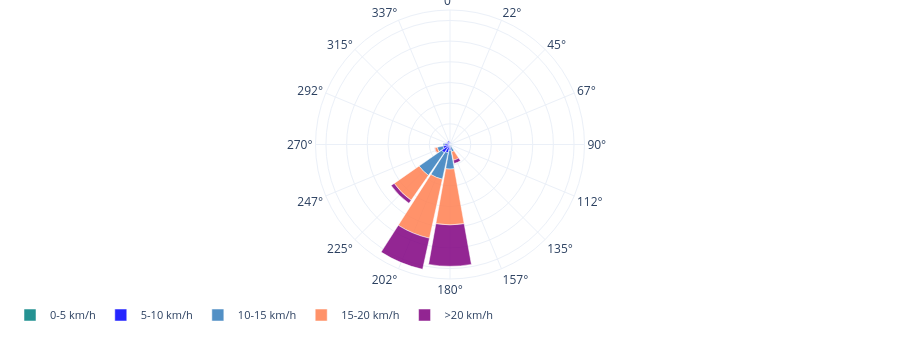

The cell this chart's notebook holds for it:
### Code cell
fig_wind_rose(data=data_meteo)

### Figure 1 — Plotly figure (JSON) as saved in the notebook; plotly's stock layout.template omitted (floating-point values rounded to 4 significant figures)
{"data": [{"marker": {"color": "teal"}, "name": "0-5 km/h", "opacity": 0.85, "r": [9.0, 0.0, 5.0, 1.0, 2.0, 3.0, 4.0, 1.0, 7.0, 6.0, 4.0, 6.0, 4.0, 4.0, 5.0, 8.0], "theta": ["0°", "22°", "45°", "67°", "90°", "112°", "135°", "157°", "180°", "202°", "225°", "247°", "270°", "292°", "315°", "337°"], "type": "barpolar"}, {"marker": {"color": "blue"}, "name": "5-10 km/h", "opacity": 0.85, "r": [2.0, 3.0, 3.0, 2.0, 2.0, 1.0, 4.0, 5.0, 21.0, 35.0, 45.0, 29.0, 21.0, 10.0, 12.0, 11.0], "theta": ["0°", "22°", "45°", "67°", "90°", "112°", "135°", "157°", "180°", "202°", "225°", "247°", "270°", "292°", "315°", "337°"], "type": "barpolar"}, {"marker": {"color": "#347dbc"}, "name": "10-15 km/h", "opacity": 0.85, "r": [0.0, 1.0, 1.0, 0.0, 0.0, 1.0, 2.0, 30.0, 91.0, 131.0, 133.0, 28.0, 8.0, 4.0, 0.0, 0.0], "theta": ["0°", "22°", "45°", "67°", "90°", "112°", "135°", "157°", "180°", "202°", "225°", "247°", "270°", "292°", "315°", "337°"], "type": "barpolar"}, {"marker": {"color": "coral"}, "name": "15-20 km/h", "opacity": 0.85, "r": [0.0, 0.0, 0.0, 0.0, 0.0, 0.0, 0.0, 42.0, 270.0, 292.0, 147.0, 13.0, 0.0, 0.0, 0.0, 0.0], "theta": ["0°", "22°", "45°", "67°", "90°", "112°", "135°", "157°", "180°", "202°", "225°", "247°", "270°", "292°", "315°", "337°"], "type": "barpolar"}, {"marker": {"color": "purple"}, "name": ">20 km/h", "opacity": 0.85, "r": [0.0, 0.0, 0.0, 0.0, 0.0, 0.0, 0.0, 16.0, 200.0, 154.0, 18.0, 1.0, 0.0, 0.0, 0.0, 0.0], "theta": ["0°", "22°", "45°", "67°", "90°", "112°", "135°", "157°", "180°", "202°", "225°", "247°", "270°", "292°", "315°", "337°"], "type": "barpolar"}], "layout": {"height": 340, "legend": {"font": {"size": 11}, "orientation": "h", "y": -0.08}, "margin": {"b": 10, "l": 10, "r": 10, "t": 10}, "polar": {"angularaxis": {"direction": "clockwise", "rotation": 90}, "radialaxis": {"showticklabels": false, "ticks": ""}}}}
